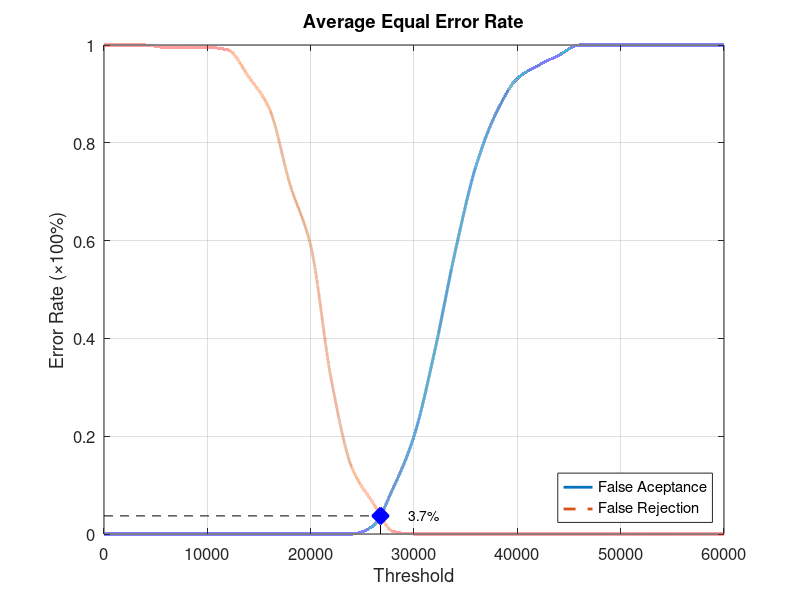
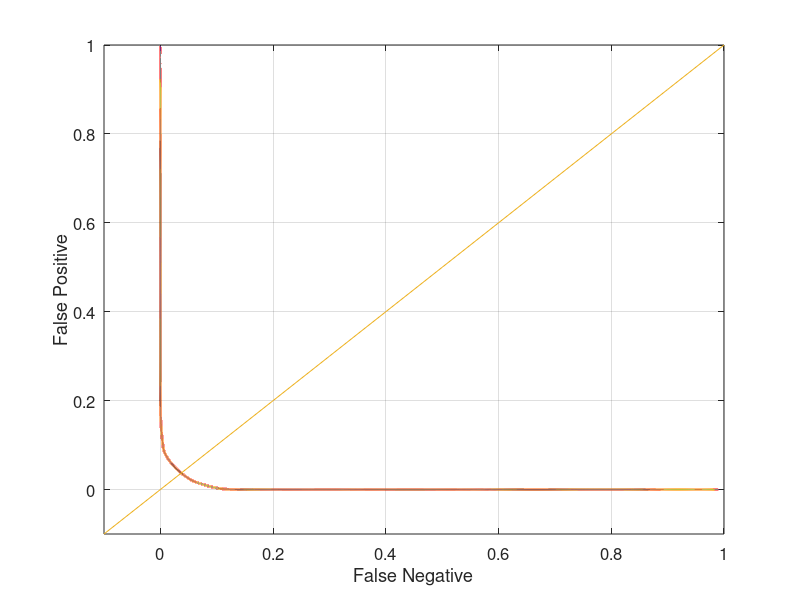

Write MATLAB code to recreate these figures, in order.
function yEER = Database5_4
close all;
clear;
clc;
x = 0:2000:60000;
xq = 0:0.5:60000;

y0 = [0 0 0 0 0 0 0 0 0 0 0 0 0 0.0157895 0.0947368 0.2 0.373684 0.578947 0.752632 0.863158 0.931579 0.957895 0.978947 1 1 1 1 1 1 1 1];
yy0 = interp1(x, y0, xq, 'pchip');
y1 = [1 1 1 0.995 0.995 0.995 0.99 0.935 0.87 0.715 0.59 0.315 0.135 0.065 0.005 0 0 0 0 0 0 0 0 0 0 0 0 0 0 0 0];
yy1 = interp1(x, y1, xq, 'pchip');

% Calculating EER: 
y2 = abs(y0 - y1);
find(y2 == min(y2))
yy2 = abs(yy0 - yy1);
xEER = find(yy2 == min(yy2));
xEERIndex = xq(xEER) % X-axis EER
yEER = yy0(xEER) % Y-axis EER

main = figure
plot(xq, yy0,'-','LineWidth', 2);	hold on
plot(xq, yy1,'--','LineWidth', 2);	hold on
plot([xEERIndex xEERIndex], [0 yEER], 'k--');	hold on
plot([0 xEERIndex], [yEER yEER], 'k--');	hold on
plot(xEERIndex, yEER, 'bx', 'LineWidth', 10);	hold on
text(xEERIndex + 10 * xEERIndex / 100, yEER, [num2str(round((10000 * yEER)) / 100) '%'])
legend('False Aceptance', 'False Rejection', 'Location', 'SouthEast')
xlabel('Threshold')
ylabel('Error Rate (\times100%)')
title('Average Equal Error Rate')
set(gca, 'FontSize', 12)
axis([0 60000 0 1])
grid on

print(main, 'Database5_4Main', '-dpng');
FNRxFPR = figure('Color', [1 1 1]);
plot(yy1, yy0, '-', yy1, yy0, 'LineWidth', 2);
hold on
y = -0.1:0.1:1
plot(y, y); 
set(gca, 'FontSize', 12)
xlabel('False Negative')
ylabel('False Positive')
axis([-0.1 1 -0.1 1])
set(gca, 'FontSize', 12)
grid on

print(FNRxFPR, 'Database5_4FNRxFPR','-dpng');
end
